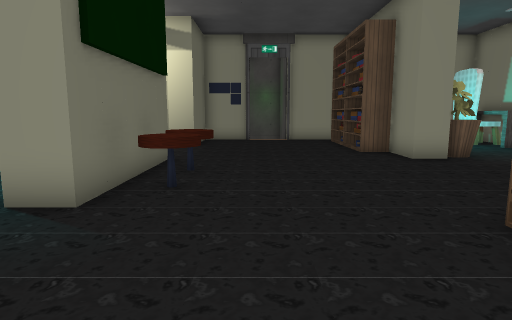
view 1 (above)

24 first-person views from a walk through a 3-D level made in the Godot game engine. The camera is 1.3 m above the floor, tilts 8° down and sees 75° across. Doors that lead somewhere are drawn open, without their leaves. The floor is counted in squares, 1 m on a side. Each view is taken from the middle of a square. On the plan, view 1 faces up. The plan holds only what a view shows up to about 14 squares ahead; the rest is blank. The place goes on beyond the plan. Characters and animated objects are left out. Some surface patterns are stand-ins.

view 2
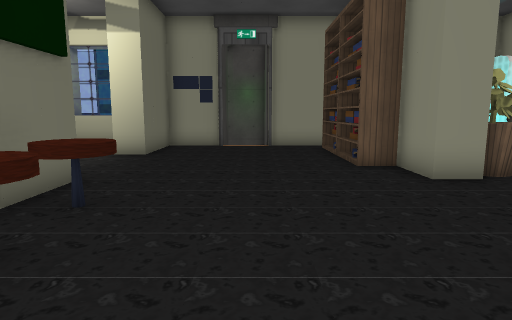

view 3
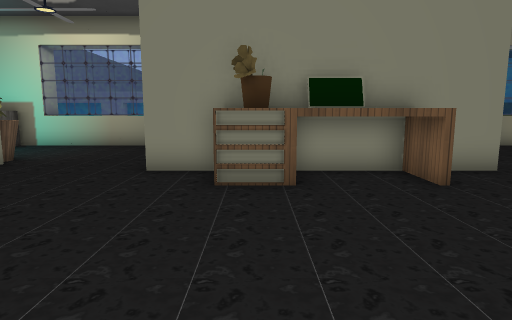

view 4
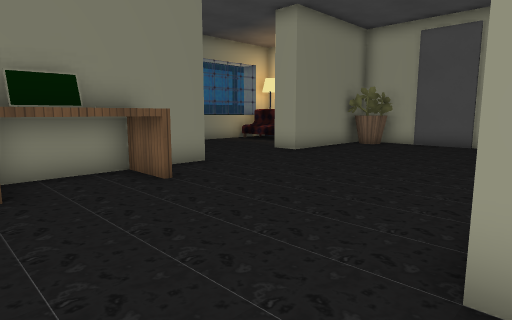

view 5
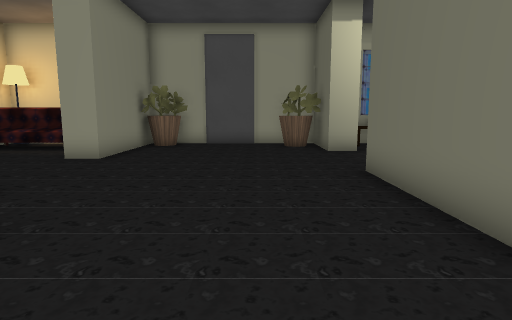

view 6
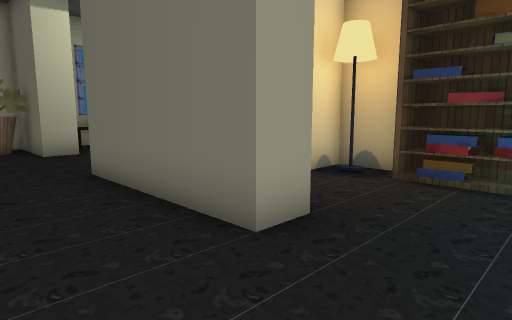

view 7
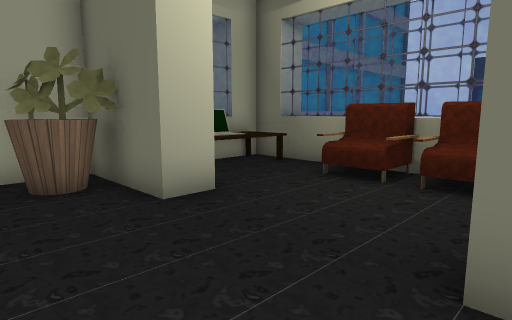

view 8
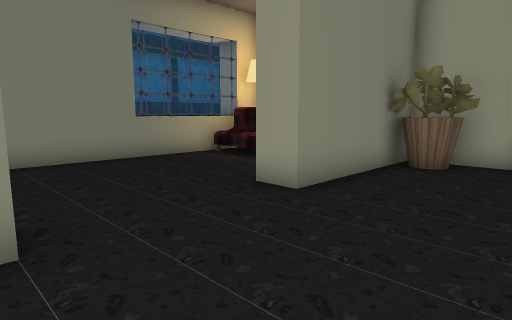

view 9
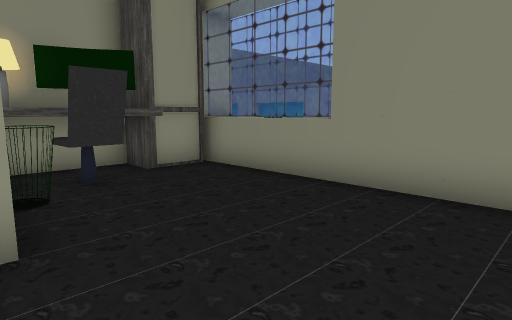

view 10
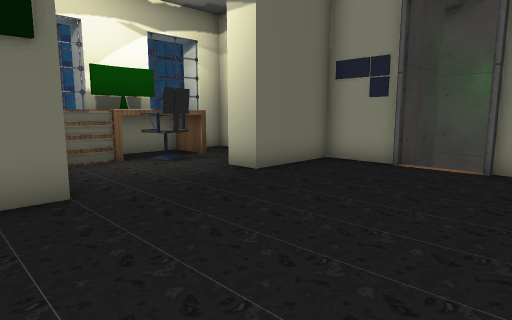

view 11
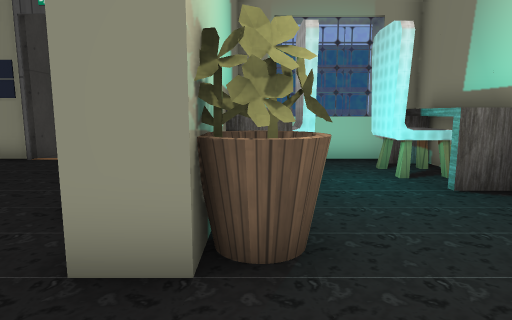

view 12
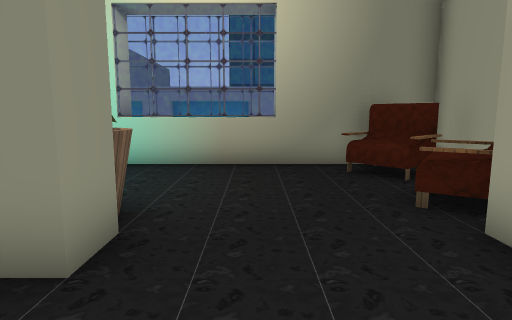

view 13
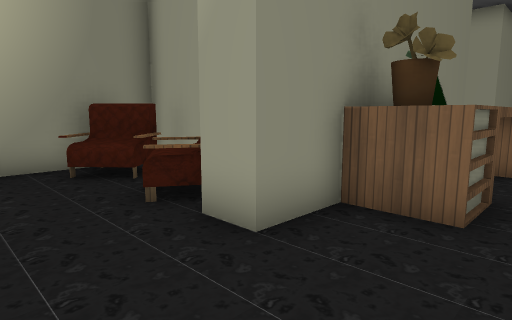

view 14
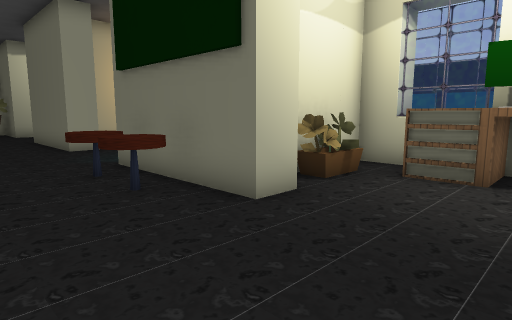

view 15
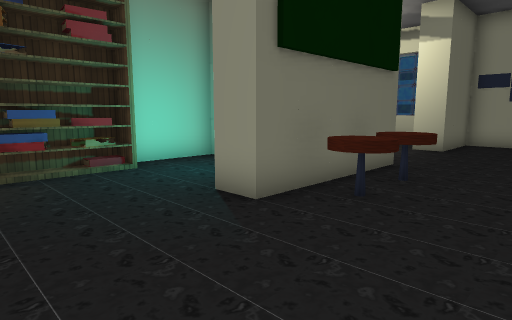

view 16
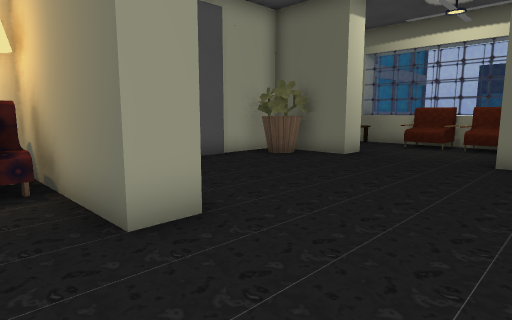

view 17
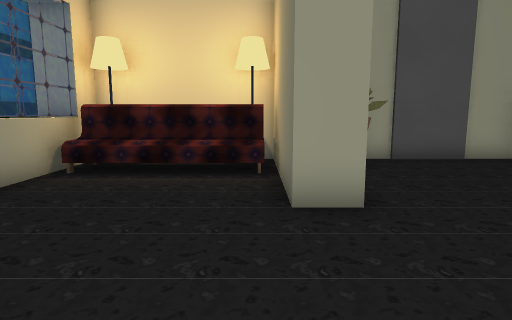

view 18
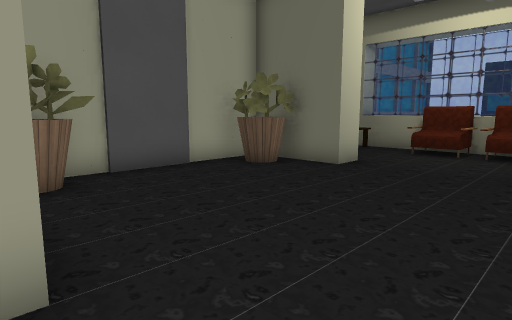

view 19
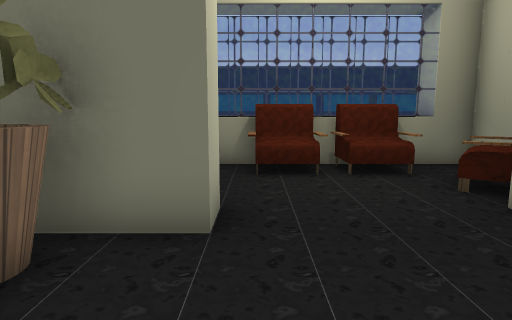

view 20
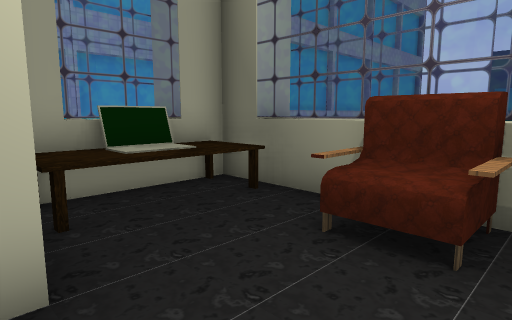

view 21
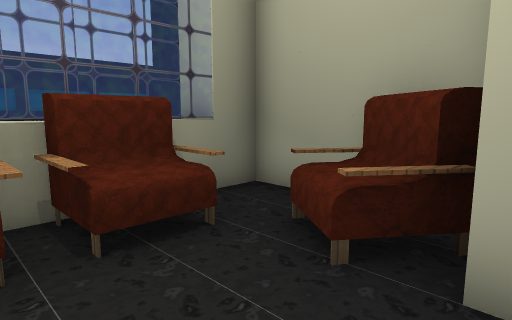

view 22
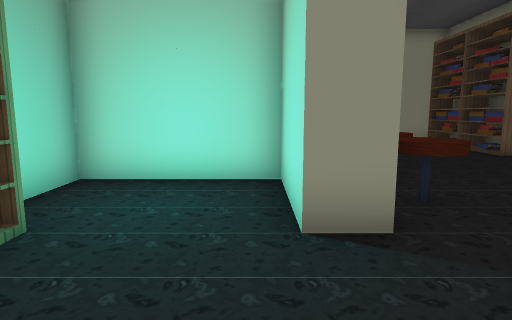

view 23
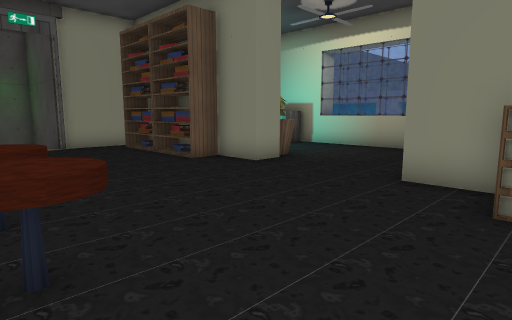

view 24
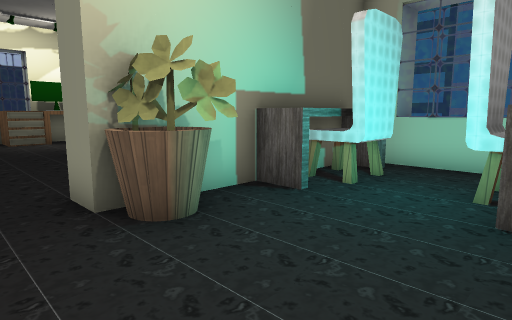

### Floor plan
Key: @ floor where view 1 was taken; # wall or solid block; . floor; / step, stairs or slope; D door; ^ raised ledge; S shelf; C chair; E desk; P pot; L laptop; F sofa; A lamp; M computer; B bin.
Columns run from 9 left of view 1 to 12 right of it. Each row starts with its distance up from view 1.
 20          ###
 19          #/#
 18          #/#   #####
 17  ##^^ ####/#####^^^##
 16  #..  #..DD#..#E...E#
 15   ....#......S#EC.C #
 14  ^EC..#......S#EC.C #
 13  #MMC........S#E..EE#
 12  #MM.........S#.....##
 11 #^ E.........S#PP...^#
 10 #^EE..........#PP...^#
  9 ## PP.#.............^#
  8  ######CC...........^#
  7  #....#CC...........#
  6  #....#CC.......F.FF#
  5  #....#.C.....#FFFFF#
  4   S.........EE# F F #
  3   S.........EP#######
  2   S.........LL## ^####
  1   S.........LL#^MM##^#
  0  ##...#..@..EE#BCC..^#
 -1  #A...#.......#B....^#
 -2  ######.......#.....^
 -3 ###.FF#.............#
 -4 #^#FFF#.............#
 -5 #^FF.F..............#
 -6 #^FF................#
 -7 #^FF..........#.....^
 -8 #^FF..........#.....^
 -9 #^....#.......#FFFFF^
-10 #^ELEE#PP....P#FFFFF^#
-11 ##ELLE#PPDDDPP#A   A##
-12  ##^^################
-13   ###

Positions as (right, up) in squares from view 1, and headings:
1: (0, 0), facing up
2: (1, 3), facing up
3: (-3, 3), facing right
4: (-3, 3), facing down-right
5: (0, 3), facing down
6: (0, 3), facing down-left
7: (0, -4), facing down-left
8: (1, -2), facing down-right
9: (5, -6), facing up-right
10: (3, 8), facing up-left
11: (6, 7), facing up
12: (2, 8), facing right
13: (2, 8), facing down-right
14: (1, 13), facing down-left
15: (1, 1), facing up-left
16: (7, -3), facing down-left
17: (6, -2), facing down
18: (5, -4), facing down-left
19: (1, -8), facing left
20: (-3, -6), facing down-left
21: (-3, -7), facing up-left
22: (-4, 1), facing up
23: (-2, 3), facing up-right
24: (10, 8), facing up-left
